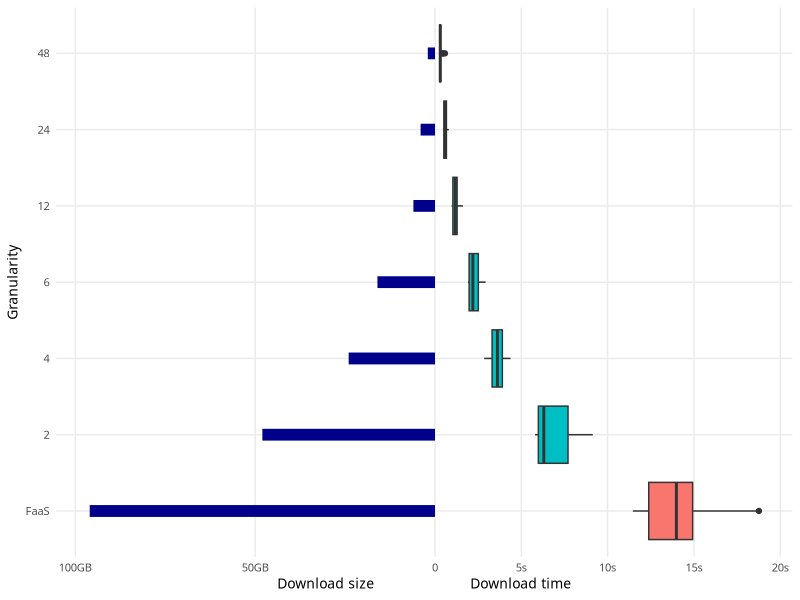

Write the R code that produced this figure.
library(ggplot2)
library(scales)
library(ggthemes)

boxplot_fill = "#00bfc4"
bar_fill = "darkblue"

# i want a plot with next specs:
#    in x axis: download_time
#    in y axis: different categories {1,2,4,6,12,24,48}
# i want a boxplot for each category with the download_time values

gran1 <- read.csv("plot/gran1.csv", header=TRUE, sep=",")
gran2 <- read.csv("plot/gran2.csv", header=TRUE, sep=",")
gran4 <- read.csv("plot/gran4.csv", header=TRUE, sep=",")
gran6 <- read.csv("plot/gran6.csv", header=TRUE, sep=",")
gran12 <- read.csv("plot/gran12.csv", header=TRUE, sep=",")
gran24 <- read.csv("plot/gran24.csv", header=TRUE, sep=",")
gran48 <- read.csv("plot/gran48.csv", header=TRUE, sep=",")

custom_transform <- function(x) {
  ifelse(x<0, x, 4.8*x)
}

custom_trans <- trans_new(name = "custom", transform = custom_transform, inverse = function(x) x)

g <- ggplot() + scale_y_discrete(limits=c("FaaS", "2", "4", "6", "12", "24", "48")) +
# i want a continuous x axis, with 0 value at center (left side limit -96, right side limit 20)
# is very important that 0 value is at center of x space in plot(notice that different steps are used for each side)
scale_x_continuous(trans=custom_trans, breaks=c(-100, -50, 0, 5, 10, 15, 20), labels=c("100GB", "50GB", 0, "5s", "10s", "15s", "20s")) +
  theme_minimal() + 
  geom_boxplot(data=gran1, aes(x=download_time, y="FaaS"), fill="#f8766d") +
geom_boxplot(data=gran2, aes(x=download_time, y="2"), fill=boxplot_fill) +
geom_boxplot(data=gran4, aes(x=download_time, y="4"), fill=boxplot_fill) +
geom_boxplot(data=gran6, aes(x=download_time, y="6"), fill=boxplot_fill)+
geom_boxplot(data=gran12, aes(x=download_time, y="12"), fill=boxplot_fill)+
geom_boxplot(data=gran24, aes(x=download_time, y="24"), fill=boxplot_fill)+
geom_boxplot(data=gran48, aes(x=download_time, y="48"), fill=boxplot_fill) + 
  geom_segment(aes(x=0, xend=-96, yend="FaaS", y="FaaS"), size=4, color=bar_fill) + 
  geom_segment(aes(x=0, xend=-48, yend="2", y="2"), size=4, color=bar_fill) + 
  geom_segment(aes(x=0, xend=-24, yend="4", y="4"), size=4, color=bar_fill) + 
  geom_segment(aes(x=0, xend=-16, yend="6", y="6"), size=4, color=bar_fill) + 
  geom_segment(aes(x=0, xend=-6, yend="12", y="12"), size=4, color=bar_fill) + 
  geom_segment(aes(x=0, xend=-4, yend="24", y="24"), size=4, color=bar_fill) + 
  geom_segment(aes(x=0, xend=-2, yend="48", y="48"), size=4, color=bar_fill) +
  # for both horizontal sides, i want two labels: one at left side and other at right side
  ylab("Granularity") + theme(plot.title = element_text(hjust = 0.5)) + 
  xlab("Download size                        Download time") + 
  theme(text = element_text(family = "Linux Libertine", size=10)) +
    # quit minor ticks in x axis
    theme(panel.grid.minor.x = element_blank()) 

ggsave(
  filename = "download-paper.pdf", 
  plot = g, 
  device = cairo_pdf, 
  width = 83, 
  height = 35,
  units = "mm"
)


